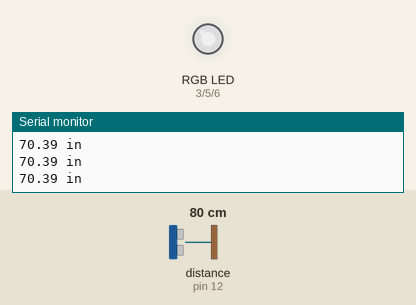
The sketch below on a simulated Arduino Uno, built with avr-gcc and run on an emulated ATmega328P. Parts: an RGB LED mixed from three pins (HIGH = lit), the last lines printed to the serial monitor. Wiring (inferred from the names in the program): ultrasonic range finder: trigger pin 11; echo pin 12. Inputs (shaded band) come from the test bench; at power-on: distance to the obstacle (sensor on pin 12) 80 cm. The echo pulse lasts 58.3 µs per cm; dim RGB values are drawn brighter than linear; pins used as bus, display or sensor lines are not drawn.

Above: at 1.2 s.
1.3 s: distance to the obstacle (sensor on pin 12) set to 2 cm
At 2.5 s:
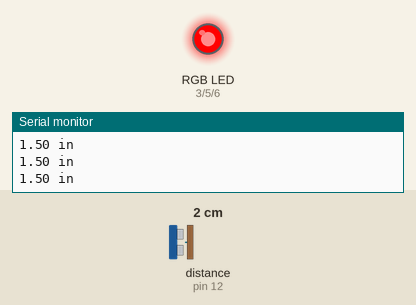
2.8 s: distance to the obstacle (sensor on pin 12) set to 15 cm
4.3 s: distance to the obstacle (sensor on pin 12) set to 19 cm
At 5.5 s:
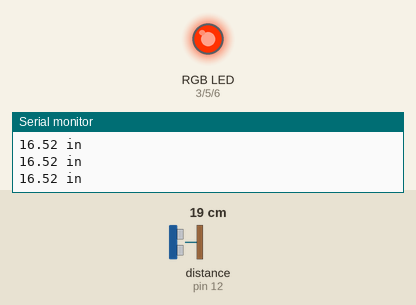
5.8 s: distance to the obstacle (sensor on pin 12) set to 31 cm
7.3 s: distance to the obstacle (sensor on pin 12) set to 39 cm
At 7.6 s:
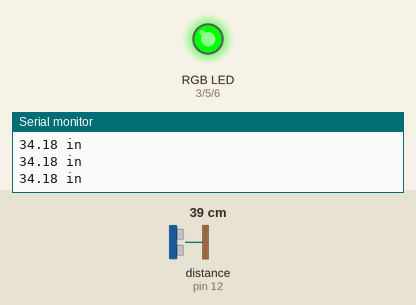
8.8 s: distance to the obstacle (sensor on pin 12) set to 4 cm
At 9.5 s:
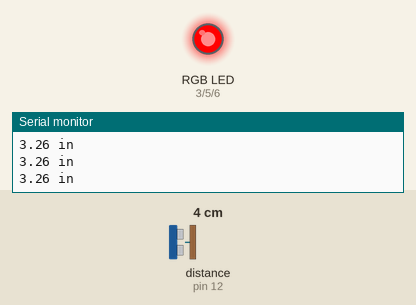
Timing chart, 0 to 11.3 s (numbered marks = the images above; inputs shaded):
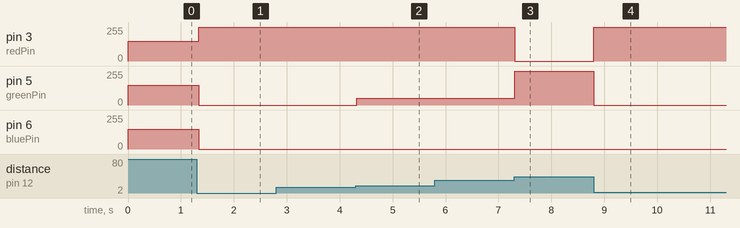

The sketch:

SIK_Circuit_3B-DistanceSensor.ino
```cpp
/*
SparkFun Inventor’s Kit
Circuit 3B-Distance Sensor

Control the color of an RGB LED using an ultrasonic distance sensor.

This sketch was written by SparkFun Electronics, with lots of help from the Arduino community.
This code is completely free for any use.

View circuit diagram and instructions at: https://learn.sparkfun.com/tutorials/sparkfun-inventors-kit-experiment-guide---v40
Download drawings and code at: https://github.com/sparkfun/SIK-Guide-Code
*/

const int trigPin = 11;           //connects to the echo pin on the distance sensor
const int echoPin = 12;           //connects to the trigger pin on the distance sensor

const int redPin = 3;             //pin to control the red LED inside the RGB LED
const int greenPin = 5;           //pin to control the green LED inside the RGB LED
const int bluePin = 6;            //pin to control the blue LED inside the RGB LED

float distance = 0;               //stores the distance measured by the distance sensor

void setup()
{
  Serial.begin (9600);        //set up a serial connection with the computer

  pinMode(trigPin, OUTPUT);   //the trigger pin will output pulses of electricity
  pinMode(echoPin, INPUT);    //the echo pin will measure the duration of pulses coming back from the distance sensor

  //set the RGB LED pins to output
  pinMode(redPin, OUTPUT);
  pinMode(greenPin, OUTPUT);
  pinMode(bluePin, OUTPUT);
}

void loop() {
  distance = getDistance();   //variable to store the distance measured by the sensor

  Serial.print(distance);     //print the distance that was measured
  Serial.println(" in");      //print units after the distance

  if(distance <= 15){                         //if the object is close

    //make the RGB LED red
    analogWrite(redPin, 255);
    analogWrite(greenPin, 0);
    analogWrite(bluePin, 0);

  } else if(15 < distance && distance < 30){  //if the object is a medium distance

    //make the RGB LED yellow
    analogWrite(redPin, 255);
    analogWrite(greenPin, 50);
    analogWrite(bluePin, 0);

  } else if(30 < distance && distance < 60){                                     //if the object is far away

    //make the RGB LED green
    analogWrite(redPin, 0);
    analogWrite(greenPin, 255);
    analogWrite(bluePin, 0);
  } else{
    //make RGB light white
    analogWrite(redPin, 150);
    analogWrite(greenPin, 150);
    analogWrite(bluePin, 150);
  }

  delay(50);      //delay 50ms between each reading
}

//------------------FUNCTIONS-------------------------------

//RETURNS THE DISTANCE MEASURED BY THE HC-SR04 DISTANCE SENSOR
float getDistance()
{
  float echoTime;                   //variable to store the time it takes for a ping to bounce off an object
  float calcualtedDistance;         //variable to store the distance calculated from the echo time

  //send out an ultrasonic pulse that's 10ms long
  digitalWrite(trigPin, HIGH);
  delayMicroseconds(10);
  digitalWrite(trigPin, LOW);

  echoTime = pulseIn(echoPin, HIGH);      //use the pulsein command to see how long it takes for the
                                          //pulse to bounce back to the sensor

  calcualtedDistance = echoTime / 66.0;  //calculate the distance of the object that reflected the pulse (half the bounce time multiplied by the speed of sound) in cm

  return calcualtedDistance;              //send back the distance that was calculated
}
```

Measured:
- the behaviour switches between 17 and 18 cm on distance to the obstacle (sensor on pin 12) (found by bisection; images 1 and 2)
- the behaviour switches between 34 and 35 cm on distance to the obstacle (sensor on pin 12) (found by bisection; images 2 and 3)
- after the input at 1.3 s, pin 3 (redPin): 150/255 → 255/255 at once; pin 5 (greenPin), pin 6 (bluePin): 150/255 → 0/255 at once
- after the input at 4.3 s, pin 5 (greenPin): 0/255 → 50/255 at once
- after the input at 7.3 s, pin 3 (redPin): 255/255 → 0/255 at once; pin 5 (greenPin): 50/255 → 255/255 at once
- after the input at 8.8 s, pin 3 (redPin): 0/255 → 255/255 at once; pin 5 (greenPin): 255/255 → 0/255 at once
